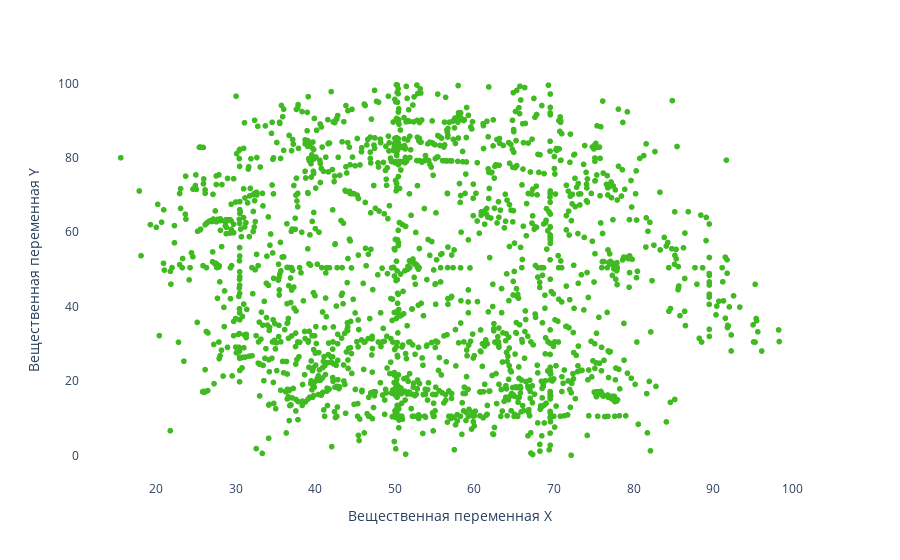

Notebook code cell kept with this figure:
### Markdown cell above
## Точечная диаграмма

### Code cell
# График разброса
fig = px.scatter(df, x='x', y='y', color_discrete_sequence=[corp_col], size_max=10)

# Фон и подписи
fig.update_layout(
    plot_bgcolor='white',
    xaxis_title='Вещественная переменная X',
    yaxis_title='Вещественная переменная Y'
)

fig.show()

### Figure 1 — Plotly figure (JSON) as saved in the notebook; plotly's stock layout.template omitted (floating-point values rounded to 4 significant figures; data arrays with more than 128 entries replaced by an {"elided": "..."} marker saying what was removed)
{"data": [{"hovertemplate": "x=%{x}<br>y=%{y}<extra></extra>", "legendgroup": "", "marker": {"color": "#40ba21", "symbol": "circle"}, "mode": "markers", "name": "", "showlegend": false, "type": "scattergl", "x": {"elided": "1846 float values"}, "xaxis": "x", "y": {"elided": "1846 float values"}, "yaxis": "y"}], "layout": {"legend": {"tracegroupgap": 0}, "margin": {"t": 60}, "plot_bgcolor": "white", "xaxis": {"anchor": "y", "domain": [0, 1], "title": {"text": "Вещественная переменная X"}}, "yaxis": {"anchor": "x", "domain": [0, 1], "title": {"text": "Вещественная переменная Y"}}}}
